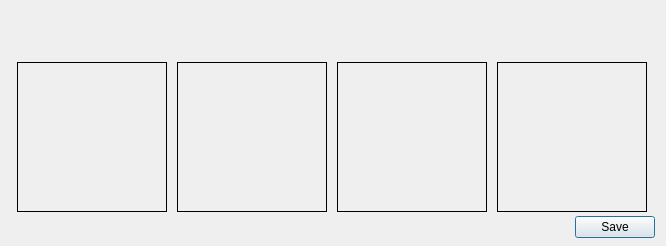
<?xml version="1.0" encoding="UTF-8"?>
<ui version="4.0">
 <class>ImageSplitterNormal</class>
 <widget class="QDialog" name="ImageSplitterNormal">
  <property name="windowModality">
   <enum>Qt::NonModal</enum>
  </property>
  <property name="geometry">
   <rect>
    <x>0</x>
    <y>0</y>
    <width>666</width>
    <height>246</height>
   </rect>
  </property>
  <property name="sizePolicy">
   <sizepolicy hsizetype="Minimum" vsizetype="Minimum">
    <horstretch>0</horstretch>
    <verstretch>0</verstretch>
   </sizepolicy>
  </property>
  <property name="minimumSize">
   <size>
    <width>666</width>
    <height>246</height>
   </size>
  </property>
  <property name="maximumSize">
   <size>
    <width>666</width>
    <height>340</height>
   </size>
  </property>
  <property name="windowTitle">
   <string>Image Splitter Normal</string>
  </property>
  <property name="sizeGripEnabled">
   <bool>false</bool>
  </property>
  <property name="modal">
   <bool>false</bool>
  </property>
  <layout class="QVBoxLayout" name="verticalLayout_8">
   <property name="spacing">
    <number>4</number>
   </property>
   <property name="topMargin">
    <number>10</number>
   </property>
   <property name="bottomMargin">
    <number>8</number>
   </property>
   <item>
    <layout class="QHBoxLayout" name="horizontalLayout_4">
     <item>
      <layout class="QVBoxLayout" name="verticalLayout_12">
       <property name="sizeConstraint">
        <enum>QLayout::SetMinimumSize</enum>
       </property>
       <item>
        <widget class="QLabel" name="redIconLbl">
         <property name="text">
          <string/>
         </property>
         <property name="pixmap">
          <pixmap resource="QtIcons.qrc">:/QtIconsTextureDialog/red.png</pixmap>
         </property>
         <property name="alignment">
          <set>Qt::AlignCenter</set>
         </property>
        </widget>
       </item>
       <item>
        <widget class="ImageArea" name="redImgLbl">
         <property name="sizePolicy">
          <sizepolicy hsizetype="Expanding" vsizetype="Preferred">
           <horstretch>0</horstretch>
           <verstretch>0</verstretch>
          </sizepolicy>
         </property>
         <property name="minimumSize">
          <size>
           <width>150</width>
           <height>150</height>
          </size>
         </property>
         <property name="maximumSize">
          <size>
           <width>150</width>
           <height>150</height>
          </size>
         </property>
         <property name="toolTip">
          <string>Drag png or click to select file.</string>
         </property>
         <property name="frameShape">
          <enum>QFrame::Box</enum>
         </property>
         <property name="text">
          <string/>
         </property>
         <property name="alignment">
          <set>Qt::AlignCenter</set>
         </property>
        </widget>
       </item>
       <item>
        <layout class="QHBoxLayout" name="horizontalLayout_11">
         <property name="topMargin">
          <number>0</number>
         </property>
        </layout>
       </item>
      </layout>
     </item>
     <item>
      <layout class="QVBoxLayout" name="verticalLayout_7">
       <item>
        <layout class="QVBoxLayout" name="verticalLayout_10">
         <item>
          <widget class="QLabel" name="greenIconLbl">
           <property name="text">
            <string/>
           </property>
           <property name="pixmap">
            <pixmap resource="QtIcons.qrc">:/QtIconsTextureDialog/green.png</pixmap>
           </property>
           <property name="alignment">
            <set>Qt::AlignCenter</set>
           </property>
          </widget>
         </item>
         <item>
          <widget class="ImageArea" name="greenImgLbl">
           <property name="sizePolicy">
            <sizepolicy hsizetype="Expanding" vsizetype="Preferred">
             <horstretch>0</horstretch>
             <verstretch>0</verstretch>
            </sizepolicy>
           </property>
           <property name="minimumSize">
            <size>
             <width>150</width>
             <height>150</height>
            </size>
           </property>
           <property name="maximumSize">
            <size>
             <width>150</width>
             <height>150</height>
            </size>
           </property>
           <property name="toolTip">
            <string>Drag png or click to select file.</string>
           </property>
           <property name="frameShape">
            <enum>QFrame::Box</enum>
           </property>
           <property name="text">
            <string/>
           </property>
           <property name="alignment">
            <set>Qt::AlignCenter</set>
           </property>
          </widget>
         </item>
        </layout>
       </item>
      </layout>
     </item>
     <item>
      <layout class="QVBoxLayout" name="verticalLayout_11">
       <item>
        <widget class="QLabel" name="greenIconLbl_2">
         <property name="text">
          <string/>
         </property>
         <property name="pixmap">
          <pixmap resource="QtIcons.qrc">:/QtIconsTextureDialog/red.png</pixmap>
         </property>
         <property name="alignment">
          <set>Qt::AlignCenter</set>
         </property>
        </widget>
       </item>
       <item>
        <widget class="ImageArea" name="blueImgLbl">
         <property name="sizePolicy">
          <sizepolicy hsizetype="Expanding" vsizetype="Preferred">
           <horstretch>0</horstretch>
           <verstretch>0</verstretch>
          </sizepolicy>
         </property>
         <property name="minimumSize">
          <size>
           <width>150</width>
           <height>150</height>
          </size>
         </property>
         <property name="maximumSize">
          <size>
           <width>150</width>
           <height>150</height>
          </size>
         </property>
         <property name="toolTip">
          <string>Drag png or click to select file.</string>
         </property>
         <property name="frameShape">
          <enum>QFrame::Box</enum>
         </property>
         <property name="text">
          <string/>
         </property>
         <property name="alignment">
          <set>Qt::AlignCenter</set>
         </property>
        </widget>
       </item>
      </layout>
     </item>
     <item>
      <layout class="QVBoxLayout" name="verticalLayout_13">
       <item>
        <widget class="QLabel" name="blackIconLbl">
         <property name="text">
          <string/>
         </property>
         <property name="pixmap">
          <pixmap resource="QtIcons.qrc">:/QtIconsTextureDialog/green.png</pixmap>
         </property>
         <property name="alignment">
          <set>Qt::AlignCenter</set>
         </property>
        </widget>
       </item>
       <item>
        <widget class="ImageArea" name="alphaImgLbl">
         <property name="sizePolicy">
          <sizepolicy hsizetype="Expanding" vsizetype="Preferred">
           <horstretch>0</horstretch>
           <verstretch>0</verstretch>
          </sizepolicy>
         </property>
         <property name="minimumSize">
          <size>
           <width>150</width>
           <height>150</height>
          </size>
         </property>
         <property name="maximumSize">
          <size>
           <width>150</width>
           <height>150</height>
          </size>
         </property>
         <property name="toolTip">
          <string>Drag png or click to select file.</string>
         </property>
         <property name="frameShape">
          <enum>QFrame::Box</enum>
         </property>
         <property name="text">
          <string/>
         </property>
         <property name="alignment">
          <set>Qt::AlignCenter</set>
         </property>
        </widget>
       </item>
      </layout>
     </item>
    </layout>
   </item>
   <item>
    <layout class="QHBoxLayout" name="horizontalLayout_5">
     <item>
      <layout class="QVBoxLayout" name="verticalLayout_14"/>
     </item>
     <item>
      <layout class="QHBoxLayout" name="horizontalLayout_13">
       <item>
        <spacer name="horizontalSpacer">
         <property name="orientation">
          <enum>Qt::Horizontal</enum>
         </property>
         <property name="sizeHint" stdset="0">
          <size>
           <width>40</width>
           <height>20</height>
          </size>
         </property>
        </spacer>
       </item>
       <item>
        <widget class="QPushButton" name="saveBtn">
         <property name="maximumSize">
          <size>
           <width>200</width>
           <height>16777215</height>
          </size>
         </property>
         <property name="text">
          <string>Save</string>
         </property>
        </widget>
       </item>
      </layout>
     </item>
    </layout>
   </item>
  </layout>
 </widget>
 <customwidgets>
  <customwidget>
   <class>ImageArea</class>
   <extends>QLabel</extends>
   <header>Classes/Qt/ImageSplitterDialog/ImageArea.h</header>
  </customwidget>
 </customwidgets>
 <tabstops>
  <tabstop>saveBtn</tabstop>
 </tabstops>
 <resources>
  <include location="QtIcons.qrc"/>
 </resources>
 <connections/>
</ui>
